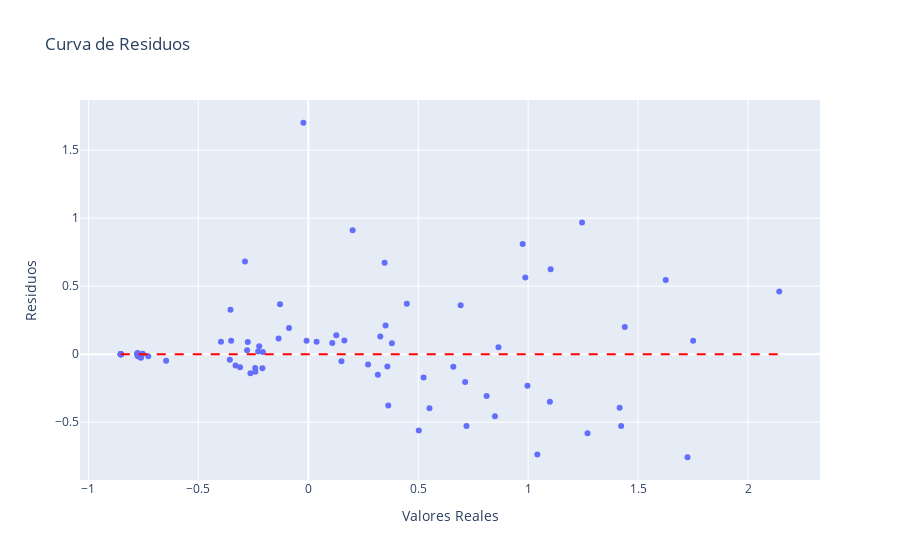

This figure's notebook cell:
### Markdown cell above
Crear la gráfica de residuales

### Code cell
residuals = y_valid_pred - y_valid
fig_residuals = px.scatter(x=y_valid, y=residuals, labels={'x': 'Valores Reales', 'y': 'Residuos'}, title='Curva de Residuos')
fig_residuals.add_shape(type='line', x0=y_valid.min(), y0=0, x1=y_valid.max(), y1=0, line=dict(color='Red', dash='dash'))
fig_residuals.show()

### Figure 1 — Plotly figure (JSON) as saved in the notebook; plotly's stock layout.template omitted (floating-point values rounded to 4 significant figures)
{"data": [{"hovertemplate": "Valores Reales=%{x}<br>Residuos=%{y}<extra></extra>", "legendgroup": "", "marker": {"color": "#636efa", "symbol": "circle"}, "mode": "markers", "name": "", "orientation": "v", "showlegend": false, "type": "scatter", "x": [0.849, 1.102, -0.8529, -0.8529, 0.4481, -0.2783, 0.9872, -0.8529, 1.245, 0.865, -0.2416, 0.1274, -0.3307, 1.042, 0.7134, 1.625, -0.7527, 0.2017, -0.8529, -0.08759, 0.6596, 1.439, 0.1508, 0.3596, -0.2232, -0.7722, 0.3515, 1.423, -0.1286, -0.135, 0.5244, -0.8529, 0.03773, -0.7758, 0.3804, -0.7608, 0.693, 0.551, -0.2406, 0.1642, -0.3102, -0.8529, 0.3164, -0.2752, -0.288, -0.3508, 0.5027, 0.3275, -0.7761, 1.75, 0.9752, -0.8529, 1.416, -0.2067, -0.3971, -0.02234, 0.9967, 0.811, -0.228, -0.2632, 0.2718, 0.3637, -0.2089, 0.109, -0.7278, -0.6466, 2.142, -0.3537, 1.27, -0.7653, 1.099, -0.3569, -0.8529, -0.8529, -0.007878, 1.725, 0.7194, 0.3471, -0.7792, -0.7758], "xaxis": "x", "y": [-0.4566, 0.6247, -5.551e-16, -5.551e-16, 0.3707, 0.0282, 0.5641, -5.551e-16, 0.968, 0.05026, -0.1022, 0.1393, -0.08272, -0.7368, -0.2038, 0.546, 0.003191, 0.9104, -5.551e-16, 0.1923, -0.09234, 0.2001, -0.05161, -0.08967, 0.05831, -0.01459, 0.2107, -0.5274, 0.3671, 0.1145, -0.172, -5.551e-16, 0.09123, 0.005421, 0.08007, -0.02582, 0.3597, -0.3978, -0.1286, 0.09981, -0.09634, -5.551e-16, -0.1513, 0.08939, 0.6805, 0.09907, -0.5615, 0.1298, 0.007979, 0.09899, 0.8105, -5.551e-16, -0.3938, 0.01603, 0.09074, 1.701, -0.2315, -0.3073, 0.01898, -0.1404, -0.07653, -0.3779, -0.1037, 0.0821, -0.01588, -0.04728, 0.4616, 0.3258, -0.581, -0.02286, -0.3502, -0.04004, -5.551e-16, -5.551e-16, 0.09924, -0.7575, -0.5275, 0.6725, 0.0007753, -0.01299], "yaxis": "y"}], "layout": {"legend": {"tracegroupgap": 0}, "shapes": [{"line": {"color": "Red", "dash": "dash"}, "type": "line", "x0": -0.8529, "x1": 2.142, "y0": 0, "y1": 0}], "title": {"text": "Curva de Residuos"}, "xaxis": {"anchor": "y", "domain": [0, 1], "title": {"text": "Valores Reales"}}, "yaxis": {"anchor": "x", "domain": [0, 1], "title": {"text": "Residuos"}}}}
